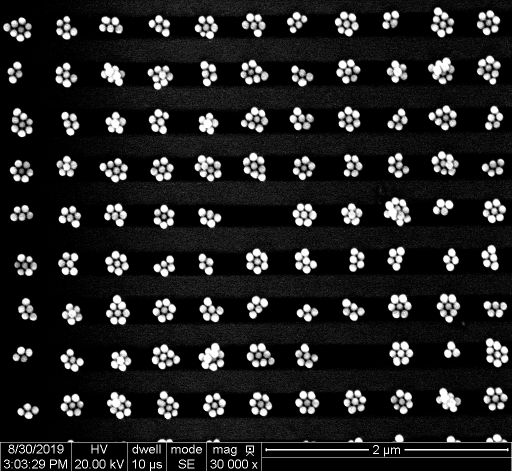
#> input picture pictures/001_002.tif, 1024 x 943 px, given in place of one_cluster_big_picture.png, which was not available (shown at 1/2 size)
$ python Group_Attempt_Python_Main_v1.py   (older library calls are emulated)
#> lines starting #> are read from the running program, lines starting #| are printed output that depends on the picture; after the words box and inside, x2 and y2 are one past the last pixel; in counts of white or black regions, pixels touching at a corner belong together; pictures that were not available may be replaced by others from this repository, and a replacement may not be noted
#> further down, img_orginal is the input picture: shape (943, 1024); min 0, max 255, mean 34.6
### backup_old/OIP21_lib_ImageProcessing_V6.py
#!/usr/bin/env python3
# -*- coding: utf-8 -*-
"""
This is a library gathering all (relevant) image processing functions developed
within the scope of "Optimisation and Image Processing - OIP" 2018, MCI, SDU.

Put this library in your script folder and load by (for instance):

    import OIPlib_ImageProcessing as ip

apply functionality by (for instance)

    img, imgRED, imgGREEN, imgBLUE = ip.load_image_GUI()

Created on Tue Sep 11 11:17:33 2018

UPDATE_1, 2018-09-17:
    ADDED LECTURE 3 CONTENT (LINEAR FILTERING)

UPDATE_2, 2018-09-25:
    ADDED LECTURE 4 CONTENT / FUNCTIONALITY:
        * NONLINEAR FILTERING
        * Conversion imgBIN <-> PointSet
        * Basic Operations on PointSets (Union, Intersection, Translation, Reflection)

UPDATE_3, 2018-10-01:
    ADDED FUNCTIONS FOR BASIC MORPHOLOGICAL OPERATIONS ON IMAGES AND SETS.

UPDATE_4, 2018-10-10:
    ADDED FUNCTIONS FOR:
        * Edge detection
        * Laplace Sharpening
        * Unsharp Masking

        * Thinning (SLOW - faster version yet to come...)

        * Hough Line Detection (Original + Accelerated / Vectorised)


@author: jost
"""

# ------------------------------------
# IMPORTS:
# ------------------------------------

# needed almost every time:
import cv2
import imutils
import matplotlib.pyplot as plt  # for plotting
import matplotlib.image as mpimg  # for image handling and plotting
import numpy as np  # for all kinds of (accelerated) matrix / numerical operations
from scipy import ndimage
from scipy.signal import convolve2d
from copy import copy, deepcopy

# tkinter interface module for GUI dialogues (so far only for file opening):
import tkinter as tk
from tkinter.filedialog import askopenfilename

# ------------------------------------
# LOADING, SEPARATING AND CONVERTING TO INTENSITY:
# ------------------------------------
from skimage.feature import peak_local_max
from skimage.segmentation import watershed

# ----------------------------------------------------------
# Modified stuff
# [151 lines left out: functions FloodFillLabeling_modified, FloodFill_BF_modified, pre_region_labeling_filtering, segmenting, pre_conditioning, openCv_HoughCircles and 2 more, not called in this run]


def crop_levels(imgINT):
    '''helper function to crop all levels back into the 0...255 region'''
    imgINT[imgINT >= 255] = 255
    imgINT[imgINT <= 0] = 0
    return imgINT


# ------------------------------------
# CONVERSION TO 1-CHANNEL INTENSITY:
# ------------------------------------

def convert2AVG(imgRED, imgGREEN, imgBLUE):
    ''' convert to intensity by averaging '''
    return ((imgRED.astype(np.float) + imgGREEN.astype(np.float) + imgBLUE.astype(np.float)) / 3.0).astype(np.uint8)


def convert2LUM(imgRED, imgGREEN, imgBLUE):
    ''' convert to intensity using the lumosity method (MOST CASES!) '''
    return (0.21 * imgRED + 0.72 * imgGREEN + 0.07 * imgBLUE).astype(np.uint8)


# [31 lines left out: functions convert2LIGHT, hist256, cum_hist256, not called in this run]


# ----------------------------------------------------------------------------
# Point Operations:
# ----------------------------------------------------------------------------

def threshold(imgINT, ath):
    imgTH = np.zeros(imgINT.shape)
    imgTH[imgINT >= ath] = 255
    return imgTH.astype(np.uint8)


# 0 is black, 255 is white
def threshold2(imgINT, ath):
    return ((imgINT >= ath) * 255).astype(np.uint8)


# [5 lines left out: function threshold_binary, not called in this run]


def threshold_binary2(imgINT, ath):
    return imgINT >= ath


def adjust_brightness(img, a):
    imgB = crop_levels(img.astype(np.float) + a)
    return imgB.astype(np.uint8)


def adjust_contrast(img, a):
    imgC = crop_levels(img.astype(np.float) * a)
    return imgC.astype(np.uint8)


def invert_intensity(img):
    return 255 - img


def auto_contrast256(img):
    alow = np.min(img)
#> alow = 0
    ahigh = np.max(img)
#> ahigh = 255
    amin = 0.
    amax = 255.
    return (amin + (img.astype(np.float) - alow) * (amax - amin) / (ahigh - alow)).astype(np.uint8)


# [85 lines left out: functions equalise_histogram256, shift_intensities, mean_class_variance, auto_thresh, add_salt_and_pepper, not called in this run]


# ----------------------------------------------------------------------------
# FILTER MATRICES:
# ----------------------------------------------------------------------------

# Define some filter matrices:
# The 3x3 averaging box:
Av3 = np.array([[1, 1, 1],
                [1, 1, 1],
                [1, 1, 1]]) / 9

# 5x5 Gaussian filter:
Gauss5 = np.array([[0, 1, 2, 1, 0],
                   [1, 3, 5, 3, 1],
                   [2, 5, 9, 5, 2],
                   [1, 3, 5, 3, 1],
                   [0, 1, 2, 1, 0]])
Gauss5Norm = Gauss5 / np.sum(Gauss5)

# 5x5 Mexican Hat Filter:
Mex5 = np.array([[0, 0, -1, 0, 0],
                 [0, -1, 2, -1, 0],
                 [-1, -2, 16, -2, -1],
                 [0, -1, -2, -1, 0],
                 [0, 0, -1, 0, 0]])
Mex5Norm = Mex5 / np.sum(Mex5)

# ----------------------------------------------------------------------------
# Edge Detection Filters:

# Derivative:
HDx = np.array([[-0.5, 0., 0.5]])
HDy = np.transpose(HDx)

# Prewitt:
HPx = np.array([[-1., 0., 1.],
                [-1., 0., 1.],
                [-1., 0., 1.]]) / 6.
HPy = np.transpose(HPx)

# Sobel:
HSx = np.array([[-1., 0., 1.],
                [-2., 0., 2.],
                [-1., 0., 1.]]) / 8.
HSy = np.transpose(HPx)

# Improved Sobel:
HISx = np.array([[-3., 0., 3.],
                 [-10., 0., 10.],
                 [-3., 0., 3.]]) / 32.
HISy = np.transpose(HPx)

# ----------------------------------------------------------------------------
# Laplace Filters:

# Laplace:
HL4 = np.array([[0., 1., 0.],
                [1., -4., 1.],
                [0., 1., 0.]])

# Laplace 8:
HL8 = np.array([[1., 1., 1.],
                [1., -8., 1.],
                [1., 1., 1.]])

# Laplace 12:
HL12 = np.array([[1., 2., 1.],
                 [2., -12., 2.],
                 [1., 2., 1.]])


# ------------------------------------
# LINEAR FILTERING:
# ------------------------------------

# ----------------------------------------------------------------------------
# "Naive" / pedestrian Filter implementation (we will rather use the convolutional approach)
# [15 lines left out: function pedestrian_filter, not called in this run]


# ----------------------------------------------------------------------------
# Linear filtering by convolution
def conv2(x, y, mode='same'):
    # mimic matlab's conv2 function:
#> called with y = array of shape (1, 11), mode = 'same'
    return np.rot90(convolve2d(np.rot90(x, 2), np.rot90(y, 2), mode=mode), 2)


# [6 lines left out: function filter_image, not called in this run]


def filter_image_float(I, H):
    # Convolution-based filtering:
    return conv2(np.double(I), np.double(H))


# ----------------------------------------------------------------------------
# Gaussian Filter Matrix of arbitrary size:
def create_gaussian_filter(fsize, sigma):
    '''
    Create a Gaussian Filter (square) matrix of arbitrary size. fsize needs
    to be an ODD NUMBER!
    '''
    # find the center point:
    center = np.ceil(fsize / 2)
    # create a "distance" vector (1xfsize matrix) from the center point:
    tmp = np.arange(1, center, 1)
    tmp = np.concatenate([tmp[::-1], [0], tmp])
    dist = np.zeros((1, tmp.shape[0]))
    dist[0, :] = tmp
    # create two 1D (x- and y-) Gaussian distributions:
    Hgx = np.exp(-dist ** 2 / (2 * sigma ** 2))
    Hgy = np.transpose(Hgx)
    # build the outer product to get the full filter matrix:
    HG = np.outer(Hgy, Hgx)
    # ... normalise...
    SUM = np.sum(HG)
    HG = HG / SUM
    Hgx = Hgx / np.sqrt(SUM)
    Hgy = Hgy / np.sqrt(SUM)
    return HG, Hgx, Hgy, SUM


# ----------------------------------------------------------------------------
# Laplacian of Gaussian Filter matrix of arbitrary size:
# [137 lines left out: functions create_LoG_filter, max_filter, min_filter, calc_median, median_filter, PointSet_to_imgBIN and 3 more, not called in this run]


def PL_translate(PointList, Point):
    ''' shift / translate a point list by a point'''
    return [([sum(x) for x in zip(Point, y)]) for y in PointList]


def PL_mirror(PointList):
    ''' mirror / reflect a point list'''
    return [list(x) for x in list((-1) * np.array(PointList))]


# ------------------------------------------------------
# MORPHOLOGICAL OPERATIONS ON BINARY IMAGES
# ------------------------------------------------------

# [6 lines left out: function PL_dilate, not called in this run]


def img_dilate(I, PLH):
    PLI = imgBIN_to_PointSet(I)
    return PointSet_to_imgBIN(PL_dilate(PLI, PLH), I.shape)


# [5 lines left out: function img_erode, not called in this run]


def PL_erode(PointList_I, PointList_H):
    # Up  for you to try :-)
    return


def img_BoundaryExtract(I, PLH):  # PUT YOUR CODE HERE!
    Ierode_inv = 1 - img_erode(I, PLH)
    return PointSet_to_imgBIN(PL_intersect(imgBIN_to_PointSet(I), imgBIN_to_PointSet(Ierode_inv)), I.shape)


def img_open(I, PLH):
    # PUT YOUR CODE HERE!
    return img_dilate(img_erode(I, PLH), PLH)


def img_close(I, PLH):
    # PUT YOUR CODE HERE!
    return img_erode(img_dilate(I, PLH), PLH)


# ------------------------------------
# COMMON STRUCTURING ELEMENTS (POINT SETS)

N4 = [[0, 0], [-1, 0], [1, 0], [0, -1], [0, 1]]

N8 = [[0, 0], [-1, 0], [1, 0],
      [0, -1], [0, 1], [-1, 1],
      [1, -1], [1, 1], [-1, -1]]

SmallDisk = [[0, 0], [-1, 0], [1, 0], [0, -1], [0, 1], [-1, 1], [1, -1], [1, 1], [-1, -1],
             [-2, -1], [-2, 0], [-2, 1],
             [2, -1], [2, 0], [2, 1],
             [-1, -2], [0, -2], [1, -2],
             [-1, 2], [0, 2], [1, 2]]


# ----------------------------------------------------------------------------
# Edge Detection and Sharpening
# ----------------------------------------------------------------------------

def detect_edges(imgINT, Filter='Sobel'):
    Hx, Hy = {
        'Gradient': [HDx, HDy],
        'Sobel': [HSx, HSy],
        'Prewitt': [HPx, HPy],
        'ISobel': [HISx, HISy]
    }.get(Filter, [HSx, HSy])
    # Filter the image in x- and y-direction
    IDx = filter_image_float(imgINT, Hx)
    IDy = filter_image_float(imgINT, Hy)
    # create intensity maps and phase maps:
    # E = (np.sqrt(np.multiply(IDx, IDx)+np.multiply(IDy, IDy))).astype(np.float32)
    E = (np.sqrt(np.multiply(IDx, IDx) + np.multiply(IDy, IDy))).astype(np.uint8)
    Phi = (np.arctan2(IDy, IDx) * 180 / np.pi).astype(np.float32)
    return E, Phi, IDx, IDy


# [12 lines left out: function laplace_sharpen, not called in this run]


def unsharp_mask(imgINT, a=4, sigma=2.0, tc=120.):
    # create a gaussian filter:
    fsize = (np.ceil(5 * sigma) // 2 * 2 + 1)  # (5 * next odd integer!)
    HG, HGx, HGy, SUM = create_gaussian_filter(fsize, sigma)

    # filter the image with the Gaussian:
    imgGaussXY = filter_image_float(filter_image_float(imgINT, HGx), HGy)
    M = imgINT.astype(np.float) - imgGaussXY

    # Create an Edge Map:
    E, Phi, IDX, IDY = detect_edges(imgINT)

    # Threshold our mask with the Edgemap:
    M[abs(E) <= tc] = 0.0
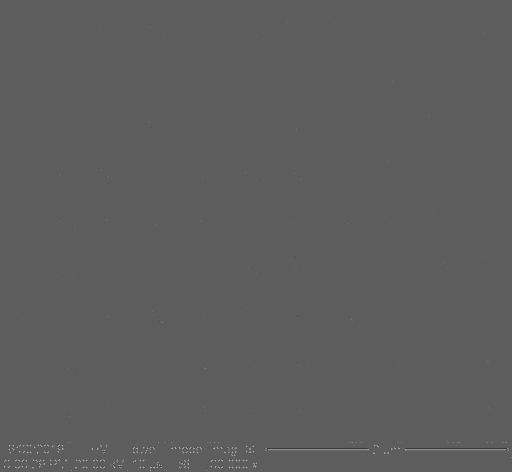
#> M: shape (943, 1024) float64 (shown at 1/2 size); min -127.3, max 219.7, mean 0.2; drawn with min black and max white

    return (crop_levels(imgINT + a * M.astype(np.float))).astype(np.uint8)
#> in crop_levels, `imgINT[imgINT <= 0] = 0`:
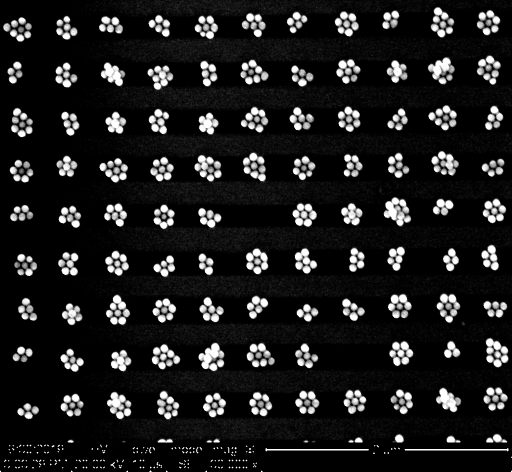
#> imgINT: shape (943, 1024) float64 (shown at 1/2 size); min 0, max 255, mean 29.7


# ----------------------------------------------------------------------------
# Thinning
# ----------------------------------------------------------------------------

# [703 lines left out: functions neighbours, transitions, Thinning, plot_line_rth, largest_indices, hough_lines_loops and 21 more, not called in this run]

### backup_old/Group_Attempt_Python_Main_v1.py
from OIP21_lib_ImageProcessing_V6  import *
import cv2          # Some of the things in other library took to long
import math

img_all_types_big = ['./pictures/big_circles_orginal.tif', './pictures/big_lines_orginal.tif', './pictures/big_triangles_orginal.png']
img_all_types_small = ['./pictures/simp_line_1.PNG','./pictures/simp_triangle_1.PNG', './pictures/simp_circle_1.PNG']
img_triangles = ['./pictures/simp_triangle_1.PNG', './pictures/simp_triangle_2.PNG']
img_circles = ['./pictures/simp_circle_1.PNG','./pictures/simp_circle_2.PNG', './pictures/simp_circle_3.PNG','./pictures/simp_circle_4.PNG' ]
img_lines = ['./pictures/simp_line_1.PNG']

img_one_of_each_cluster_type = ['./pictures/one_cluster_big_picture.png']

for x in img_one_of_each_cluster_type:
    # Read the image
    img_orginal = cv2.imread(x, cv2.IMREAD_GRAYSCALE)

    # Filter the image and edge detect it
    kernel = np.array(N8, np.uint8)
    img_filtered = cv2.morphologyEx(img_orginal, cv2.MORPH_OPEN, cv2.getStructuringElement(cv2.MORPH_ELLIPSE,(3,3)))
    img_filtered = auto_contrast256(img_filtered)
    img_filtered = unsharp_mask(img_filtered)
    img_filtered = threshold(img_filtered, 80)
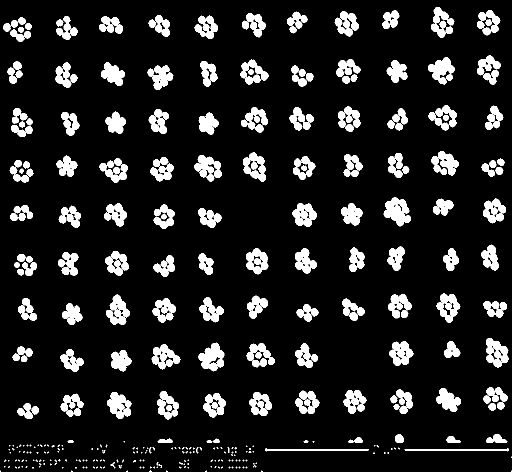
#> img_filtered: shape (943, 1024) (shown at 1/2 size); 12.5% white; 386 white regions (175 under 20 px), largest, box (x1, y1, x2, y2) and area: (767, 394, 822, 453) 1922, (397, 685, 449, 743) 1789, (389, 310, 444, 363) 1637
    img_filtered, Phi, IDx, IDy= detect_edges(img_filtered, Filter='Prewitt')
#> call 2 of detect_edges, with Filter = 'Prewitt'
#> in detect_edges (call 2), `Phi = (np.arctan2(IDy, IDx) * 180 / np.pi).astype(np.float32)`:
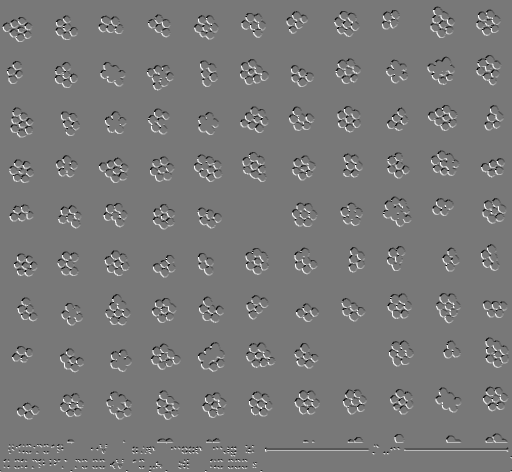
#> Phi: shape (943, 1024) float32 (shown at 1/2 size); min -161.6, max 180, mean 1.3; drawn with min black and max white

    # Ath the OIP21 library has to be altered so that the data type is Uint8 and not Float64

    # Try to detect circles in the image
    img_circles = cv2.cvtColor(img_filtered, cv2.COLOR_GRAY2BGR)

    circles = cv2.HoughCircles(img_filtered.astype(np.uint8),   # HoughCircles only works with unit8 so just typecasting it for simplicity                                # image
    cv2.HOUGH_GRADIENT,                                         # Method
    1,                                                          # dp inverse resolution (1 = max)
    8,                                                         # minDist, apprximation of the max radius which makes sense
    param1=50,                                                  # Threshold
    param2=15,                                                  # The lower this is the more false positives and the higher it is it does not detect at all
    minRadius=6,                                               # Minimum Radius
    maxRadius=12                                                # Maximum Radius
    )
#> circles = 569 rows, first 8: [330.5, 47.5, 10.2], [337.5, 335.5, 10.2], [976.5, 409.5, 9.1], [424.5, 153.5, 10.3], [334.5, 351.5, 6.9], [596.5, 250.5, 10.3], [993.5, 876.5, 10.2], [1002.5, 418.5, 10.2]

    try:
        if circles.any():
            circles = np.uint16(np.around(circles))
#> circles = 569 rows, first 8: [330, 48, 10], [338, 336, 10], [976, 410, 9], [424, 154, 10], [334, 352, 7], [596, 250, 10], [994, 876, 10], [1002, 418, 10]
            for i in circles[0, :]:
                center = (i[0], i[1])
                # circle center
                cv2.circle(img_circles, center, 1, (0, 100, 100), 3)
                # circle outline
                radius = i[2]
                cv2.circle(img_circles, center, radius, (255, 0, 255), 3)
#> this loop made 569 passes
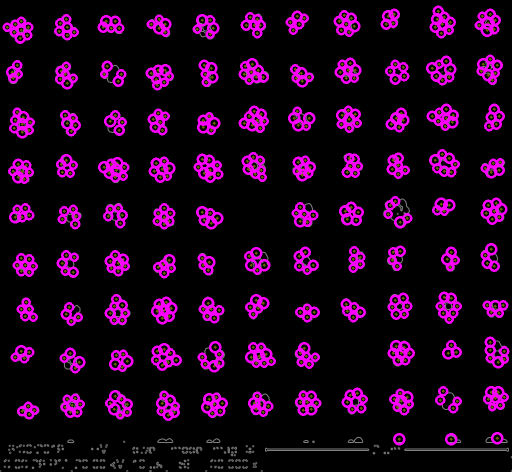
#> img_circles: shape (943, 1024, 3) (shown at 1/2 size); mean B, G, R 31.9, 3, 33.4
    except:
        print("------------------ No Circles found ------------------")


    # Try to detect lines in the image
    img_lines = cv2.cvtColor(img_filtered, cv2.COLOR_GRAY2BGR)
    img_lines_prob = np.copy(img_lines)

    lines = cv2.HoughLines(img_filtered,                        # Image
    1,                                                          # Lines
    np.pi/180,                                                  # Rho
    40,                                                         # Theta
    None,                                                       # Srn / Stn
    40,                                                         # min_Theta
    70)                                                         # Max_Theta

    if lines is not None:
        for i in range(0, len(lines)):
            rho = lines[i][0][0]
            theta = lines[i][0][1]
            a = math.cos(theta)
            b = math.sin(theta)
            x0 = a * rho
            y0 = b * rho
            pt1 = (int(x0 + 1000*(-b)), int(y0 + 1000*(a)))
            pt2 = (int(x0 - 1000*(-b)), int(y0 - 1000*(a)))
            cv2.line(img_lines, pt1, pt2, (0,0,255), 3, cv2.LINE_AA)
#> this loop made 18253 passes
#> (rho, theta, a, b, x0, y0, pt1, pt2) on passes 1 to 3: (897, 1.57, -4.37e-08, 1, -3.92e-05, 897, (-1000, 896), (999, 897)), (900, 1.57, -4.37e-08, 1, -3.93e-05, 900, (-1000, 899), (999, 900)), (888, 1.59, -0.0175, 1, -15.5, 887.9, (-1015, 870), (984, 905))
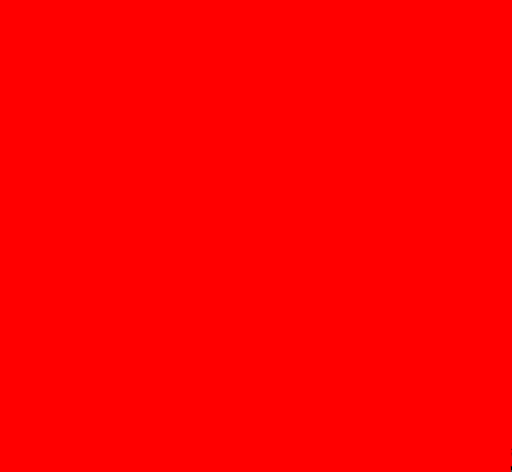
#> img_lines: shape (943, 1024, 3) (shown at 1/2 size); mean B, G, R 0, 0, 255


    linesP = cv2.HoughLinesP(img_filtered,      # Image
    1,                                          # Lines
    np.pi / 180,                                # Rho
    30,                                         # Theta
    None,                                       # Threshhold
    60,                                         # Max Line Length
    60)                                         # Max Line Gap
#> linesP = 1043 rows, first 6: [273, 901, 737, 901], [391, 900, 1017, 900], [264, 897, 1017, 897], [264, 898, 1017, 898], [18, 340, 1007, 340], [201, 47, 604, 54]

    if linesP is not None:
        for i in range(0, len(linesP)):
            l = linesP[i][0]
            cv2.line(img_lines_prob, (l[0], l[1]), (l[2], l[3]), (0,0,255), 3, cv2.LINE_AA)
#> this loop made 1043 passes
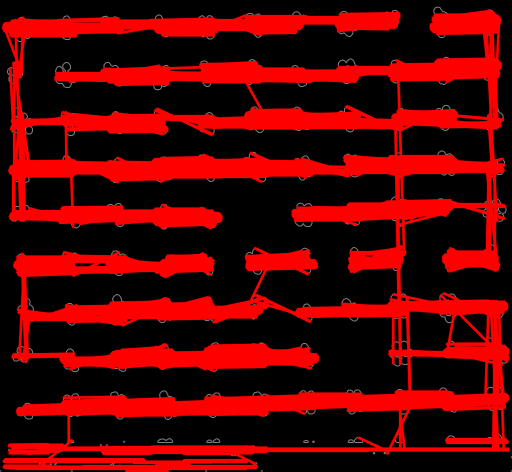
#> img_lines_prob: shape (943, 1024, 3) (shown at 1/2 size); mean B, G, R 0.9, 0.9, 86.6

    #plt.subplot(2,3,1)
    #plt.imshow(img_orginal,'gray',vmin=0,vmax=255)
    #plt.gca().set_title('Orginal Image')

    plt.subplot(2,1,2)
    plt.imshow(img_filtered,'gray',vmin=0,vmax=255)
    plt.gca().set_title('Filtered Image')

    # [11 lines of commented-out code are left out]

    plt.show()

$ run again, on pictures/R001_001.tif
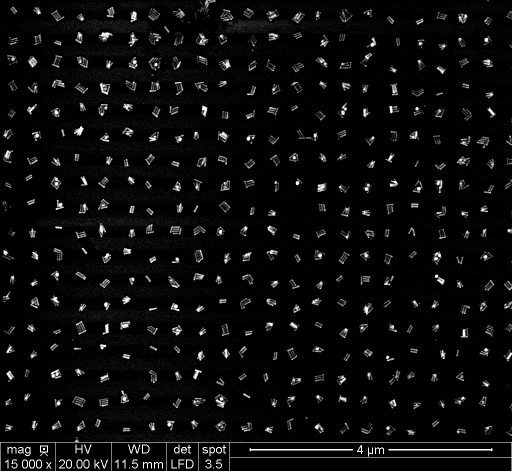
#> input picture pictures/R001_001.tif, 1024 x 943 px, given in place of one_cluster_big_picture.png, which was not available (shown at 1/2 size)
#> img_orginal is the input picture: shape (943, 1024); min 0, max 255, mean 12
#> alow = 0
#> ahigh = 255
#> `circles = cv2.HoughCircles(img_filtered.astype(np.uint8),`: circles = [[66.5, 124.5, 7.4], [111.5, 746.5, 10.2], [209.5, 176.5, 9.1], [256.5, 263.5, 8], [878.5, 364.5, 6.9], [268.5, 127.5, 8], [924.5, 35.5, 6.9], [251.5, 597.5, 6.6], [160.5, 655.5, 9.1], [874.5, 513.5, 6.9], [785.5, 367.5, 7.1], [826.5, 269.5, 6.3]]
#> `circles = np.uint16(np.around(circles))`: circles = [[66, 124, 7], [112, 746, 10], [210, 176, 9], [256, 264, 8], [878, 364, 7], [268, 128, 8], [924, 36, 7], [252, 598, 7], [160, 656, 9], [874, 514, 7], [786, 368, 7], [826, 270, 6]]
#> the loop `for i in circles[0, :]:` made 12 passes
#> after the loop `for i in circles[0, :]:`:
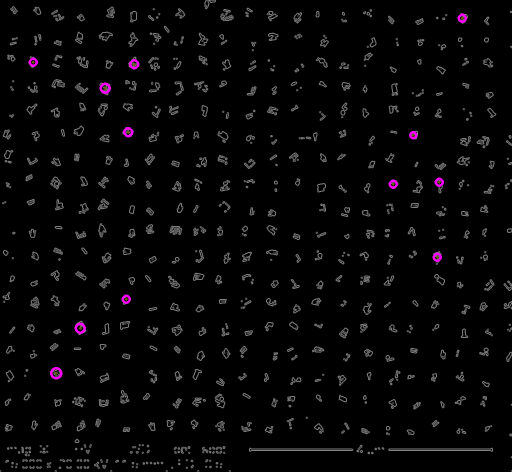
#> img_circles: shape (943, 1024, 3) (shown at 1/2 size); mean B, G, R 7.1, 6.4, 7.1
#> the loop `for i in range(0, len(lines)):` made 17788 passes
#> (rho, theta, a, b, x0, y0, pt1, pt2) on passes 1 to 3: (897, 1.57, -4.37e-08, 1, -3.92e-05, 897, (-1000, 896), (999, 897)), (901, 1.57, -4.37e-08, 1, -3.94e-05, 901, (-1000, 900), (999, 901)), (912, 1.55, 0.0175, 1, 15.92, 911.9, (-983, 929), (1015, 894))
#> linesP = 1203 rows, first 6: [347, 897, 985, 897], [347, 898, 985, 898], [498, 900, 985, 900], [295, 901, 985, 901], [590, 368, 840, 118], [32, 929, 842, 119]
#> the loop `for i in range(0, len(linesP)):` made 1203 passes
#> after the loop `for i in range(0, len(linesP)):`:
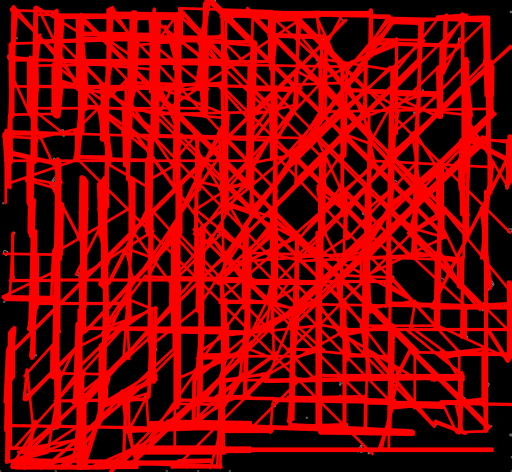
#> img_lines_prob: shape (943, 1024, 3) (shown at 1/2 size); mean B, G, R 0.1, 0.1, 132.4
